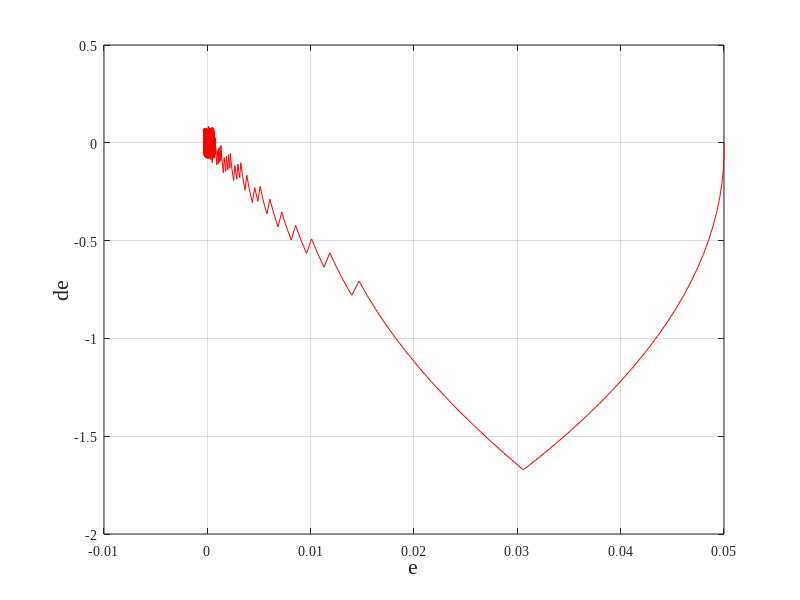

This figure's MATLAB source: (Note: this script raises an error after producing the figure.)
%%%%%%%%%%%%%%%%%%%%%%%%%%%%%%%%%%%%%%%%%%%%%%%%%%%%%%%%%%%%%%%%%%%%%%%%%%%
%Torque limited to [-100, 100]

% Parameter Initialization
dt = 0.001;       % Simulation time step
t_end = 5;      % Simulation end time
t = 0:dt:t_end;  % Time vector
n=0;
Da=2;
Dt=0.5;


% RBF 
c_a = 50;
HidLayNuma = 5;
OutLayNum = 1;
gamma_a = 300;
eta_a = 70;
c_i_a = 8*[-2 -1  0  1  1
       -2 -1  0  1  1];
b_i_a = 0.4;
hat_W1_a = 0.2*ones(HidLayNuma, OutLayNum);


x=[0;0];



xr_a = @(t) 0.05 + (t > 2) *0.02*sin(t*pi); 
dxr_a =@(t) (t > 2) *0.02*pi*cos(t*pi);


% Nonlinear function and gain function definitions
f = @(x, t) -2*x(1)-cos(t)*x(2)*x(2)*x(2);  % Nonlinear function f(x,t)
g = @(x) 1+x(1);               % Gain function g(x)
U=@(x,t) 0.5*sin(t)*x(1)+0.6*cos(t)*x(2);


% ====== 2) Pre-generate random variables for each 1s interval (uniformly distributed in [-1,1]) ======
N  = floor(t_end) + 2;       % Number of intervals (extra one for safety)
U1 = 2*rand(N,1) - 1;           % Random term for d1
U2 = 2*rand(N,1) - 1;           % Random term for d2
U3 = 2*rand(N,1) - 1;           % Random term for d1
U4 = 2*rand(N,1) - 1;           % Random term for d1
U5 = 2*rand(N,1) - 1;           % Random term for d2
U6 = 2*rand(N,1) - 1;           % Random term for d1
U7 = 2*rand(N,1) - 1;           % Random term for d1
% ====== 3) A small utility: given t, returns the random value for the "current 1s interval" (piecewise constant) ======
stepRand = @(t,U) U( min(floor(t)+1, numel(U)) );


d3 = @(x,t) 70*stepRand(t,U7);  % Impulse disturbance
d2 = @(x,t) 100*(sin(t)*cos(t)*x(1)+cos(t)*x(2))+2*stepRand(t,U1)*x(2)+4*stepRand(t,U2)*x(1)+stepRand(t,U3);  % Time-varying function
d1=@(x,t)-sin(t)*cos(t)+2*stepRand(t,U4)*x(2)+5*stepRand(t,U5)*x(1)+stepRand(t,U6);%Continuous disturbance
% d1=@(x,t)-30*sin(t)+40*cos(t)+5*stepRand(t,U4)*x(2)+11*stepRand(t,U5)*x(1)+stepRand(t,U6);%Continuous disturbance
% d1=@(x,t)-10*cos(t)+20*sin(x(1))*x(2)+10*stepRand(t,U4)*x(2)+5*stepRand(t,U5)*x(1)+2*stepRand(t,U6);%Continuous disturbance
% d1=@(x,t)-100*sin(x(1))+20+50*cos(t)+8*stepRand(t,U4)*x(2)+4*stepRand(t,U5)*x(1)+4*stepRand(t,U6);%Continuous disturbance
% d1=@(x,t)90*sin(x(1))+80*sin(t)*cos(t)+10*stepRand(t,U4)*x(2)+2*stepRand(t,U5)*x(1)+5*stepRand(t,U6);%Continuous disturbance
% d1=@(x,t)-100*sin(t)*cos(t)*sin(x(1))+20*stepRand(t,U4)*x(2)+8*stepRand(t,U5)*x(1)+10*stepRand(t,U6);%Continuous disturbance
% d1=@(x,t)-80*sin(x(1))-80*sin(t)*cos(t)+10*cos(t)+5*stepRand(t,U4)*x(2)+5*stepRand(t,U5)*x(1)+2*stepRand(t,U6);
% d1=@(x,t)5*cos(x(2))+10+40*sin(t)*cos(t)+7*stepRand(t,U4)*x(2)+4*stepRand(t,U5)*x(1)+6*stepRand(t,U6);
% d1=@(x,t)-10*sin(t)*cos(t)*sin(x(1))-20+8*stepRand(t,U4)*x(2)+3*stepRand(t,U5)*x(1)+3*stepRand(t,U6);
% Main simulation loop
tic  % Start timer
for k = 1:length(t)
%%%%%%%%%%%%Disturbance%%%%%%%%%%%%%%%%%    
    d=d1(x,t(k));%Continuous disturbance
    if k>500 && k<1500
        d=d1(x,t(k))+d2(x,t(k));    
    elseif k>2500 && k<3500
        d=d1(x,t(k))+d3(x,t(k));     
    end

    

    e = xr_a(t(k))-x(1);  
    de = dxr_a(t(k))-x(2);  
    s_a = c_a*e + de;
    for j = 1:HidLayNuma
        h1a(j,:) = exp( -norm([x(1); x(2)]-c_i_a(:,j))^2/(2*b_i_a^2) );
    end
    hat_fx1_a = hat_W1_a' * h1a;
    hat_W1_a = hat_W1_a + dt * (gamma_a * s_a(1) * h1a);
    u =   eta_a * sign(s_a) + hat_fx1_a;
%     % System dynamic equation

    dx1 = x(2);
    dx2 = f(x, t(k)) + g(x) * u + d+U(x, t(k));
    
    % Update state using Euler method
    x(1) = x(1) + dx1 * dt;
    x(2) = x(2) + dx2 * dt;



    x_trajectory_NNSMC(:, k) = x;
    control_input_NNSMC(k) = u;
    x_error_NNSMC(k) = e;
    x_derror_NNSMC(k) = de;

    
end
elapsed_time = toc;  % End timer and return elapsed time
fprintf('Total simulation time is %.4f seconds\n', elapsed_time);

figure;
plot(x_error_NNSMC(1, :),x_derror_NNSMC(1, :), 'r');hold on;
xlabel('e', 'FontSize', 16);
ylabel('de', 'FontSize', 16);
grid on;
set(gca, 'FontName', 'Times New Roman');
ax = gca;
ax.FontSize = 16;
hold on;

% Plotting
figure;
plot(t, control_input_NNSMC(1, :), 'r');
xlabel('Time(s)', 'FontSize', 16);
ylabel('u', 'FontSize', 16);
grid on;
set(gca, 'FontName', 'Times New Roman');
ax = gca;
ax.FontSize = 16;
hold on;



% Plotting
figure;
plot(t, x_error_NNSMC(1, :), 'r');
xlabel('Time(s)', 'FontSize', 16);
ylabel('Error', 'FontSize', 16);
ylim([-0.01, 0.01]);
grid on;
set(gca, 'FontName', 'Times New Roman');
ax = gca;
ax.FontSize = 16;
hold on;

figure;
plot(t, x_trajectory_NNSMC(1, :), 'r');
xlabel('Time(s)', 'FontSize', 16);
ylabel('Position', 'FontSize', 16);
ylim([-0.001, 0.08]);
grid on;
set(gca, 'FontName', 'Times New Roman');
ax = gca;
ax.FontSize = 16;
hold on;


function S = skew(v)
% Input v is a 3×1 vector, output S is a 3×3 skew-symmetric matrix
    S = [   0    -v(3)   v(2);
           v(3)   0    -v(1);
          -v(2)  v(1)    0   ];
end